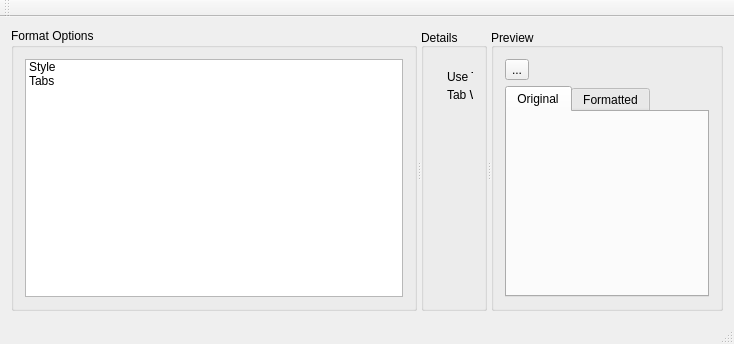
<?xml version="1.0" encoding="UTF-8"?>
<ui version="4.0">
 <class>MainWindow</class>
 <widget class="QMainWindow" name="MainWindow">
  <property name="geometry">
   <rect>
    <x>0</x>
    <y>0</y>
    <width>734</width>
    <height>344</height>
   </rect>
  </property>
  <property name="windowTitle">
   <string>clang-format-GUI</string>
  </property>
  <widget class="QWidget" name="centralWidget">
   <property name="autoFillBackground">
    <bool>false</bool>
   </property>
   <layout class="QHBoxLayout" name="horizontalLayout_2">
    <item>
     <widget class="QSplitter" name="splitter_2">
      <property name="orientation">
       <enum>Qt::Horizontal</enum>
      </property>
      <widget class="QGroupBox" name="formatOptionsGroupBox">
       <property name="title">
        <string>Format Options</string>
       </property>
       <layout class="QHBoxLayout" name="horizontalLayout">
        <item>
         <widget class="QListWidget" name="formatOptionsListWidget">
          <item>
           <property name="text">
            <string>Style</string>
           </property>
           <property name="toolTip">
            <string>Set Style options</string>
           </property>
          </item>
          <item>
           <property name="text">
            <string>Tabs</string>
           </property>
          </item>
         </widget>
        </item>
       </layout>
      </widget>
      <widget class="QSplitter" name="splitter">
       <property name="orientation">
        <enum>Qt::Horizontal</enum>
       </property>
       <widget class="QGroupBox" name="detailsGroupBox">
        <property name="title">
         <string>Details</string>
        </property>
        <property name="alignment">
         <set>Qt::AlignBottom|Qt::AlignLeading|Qt::AlignLeft</set>
        </property>
        <layout class="QGridLayout" name="gridLayout_3">
         <item row="0" column="0">
          <widget class="QStackedWidget" name="detailsStackWidget">
           <property name="currentIndex">
            <number>1</number>
           </property>
           <widget class="QWidget" name="styleOptionsPage">
            <widget class="QWidget" name="layoutWidget">
             <property name="geometry">
              <rect>
               <x>0</x>
               <y>0</y>
               <width>185</width>
               <height>126</height>
              </rect>
             </property>
             <layout class="QGridLayout" name="gridLayout_2">
              <item row="0" column="0">
               <widget class="QRadioButton" name="llvmStyleRButton">
                <property name="text">
                 <string>LLVM coding standard</string>
                </property>
               </widget>
              </item>
              <item row="1" column="0">
               <widget class="QRadioButton" name="googleStyleRButton">
                <property name="text">
                 <string>Google's C++ style guide</string>
                </property>
               </widget>
              </item>
              <item row="2" column="0">
               <widget class="QRadioButton" name="chromiumStyleRButton">
                <property name="text">
                 <string>Chromium's style guide</string>
                </property>
               </widget>
              </item>
              <item row="3" column="0">
               <widget class="QRadioButton" name="mozillaStyleRButton">
                <property name="text">
                 <string>Mozilla's style guide</string>
                </property>
               </widget>
              </item>
              <item row="4" column="0">
               <widget class="QRadioButton" name="webkitStyleRButton">
                <property name="text">
                 <string>Webkit's style guide</string>
                </property>
               </widget>
              </item>
             </layout>
            </widget>
           </widget>
           <widget class="QWidget" name="TabsOptionsPage">
            <widget class="QWidget" name="layoutWidget_1">
             <property name="geometry">
              <rect>
               <x>1</x>
               <y>0</y>
               <width>391</width>
               <height>53</height>
              </rect>
             </property>
             <layout class="QGridLayout" name="gridLayout_4">
              <item row="0" column="0">
               <widget class="QLabel" name="useTabsLbl">
                <property name="text">
                 <string>Use Tabs:</string>
                </property>
               </widget>
              </item>
              <item row="0" column="1">
               <widget class="QComboBox" name="useTabsComboBox">
                <item>
                 <property name="text">
                  <string>Never</string>
                 </property>
                </item>
                <item>
                 <property name="text">
                  <string>For indentation</string>
                 </property>
                </item>
                <item>
                 <property name="text">
                  <string>Always</string>
                 </property>
                </item>
               </widget>
              </item>
              <item row="0" column="2">
               <spacer name="horizontalSpacer_2">
                <property name="orientation">
                 <enum>Qt::Horizontal</enum>
                </property>
                <property name="sizeHint" stdset="0">
                 <size>
                  <width>40</width>
                  <height>20</height>
                 </size>
                </property>
               </spacer>
              </item>
              <item row="1" column="0">
               <widget class="QLabel" name="tabWidthLbl">
                <property name="text">
                 <string>Tab Width:</string>
                </property>
               </widget>
              </item>
              <item row="1" column="1">
               <widget class="QSpinBox" name="tabWidthSpinBox">
                <property name="minimum">
                 <number>2</number>
                </property>
                <property name="maximum">
                 <number>16</number>
                </property>
                <property name="singleStep">
                 <number>1</number>
                </property>
               </widget>
              </item>
              <item row="1" column="2">
               <spacer name="horizontalSpacer_3">
                <property name="orientation">
                 <enum>Qt::Horizontal</enum>
                </property>
                <property name="sizeHint" stdset="0">
                 <size>
                  <width>40</width>
                  <height>20</height>
                 </size>
                </property>
               </spacer>
              </item>
             </layout>
            </widget>
           </widget>
          </widget>
         </item>
        </layout>
       </widget>
       <widget class="QGroupBox" name="srcPreviewGroupBox">
        <property name="sizePolicy">
         <sizepolicy hsizetype="Expanding" vsizetype="Preferred">
          <horstretch>0</horstretch>
          <verstretch>0</verstretch>
         </sizepolicy>
        </property>
        <property name="title">
         <string>Preview</string>
        </property>
        <property name="alignment">
         <set>Qt::AlignBottom|Qt::AlignLeading|Qt::AlignLeft</set>
        </property>
        <layout class="QGridLayout" name="gridLayout">
         <item row="0" column="0">
          <widget class="QToolButton" name="openOriginalSrcToolButton">
           <property name="toolTip">
            <string>Open new source file as the original</string>
           </property>
           <property name="text">
            <string>...</string>
           </property>
           <property name="icon">
            <iconset resource="../ResourcesIcons.qrc">
             <normaloff>:/Resources/document-new-6.png</normaloff>:/Resources/document-new-6.png</iconset>
           </property>
           <property name="iconSize">
            <size>
             <width>16</width>
             <height>16</height>
            </size>
           </property>
          </widget>
         </item>
         <item row="0" column="1">
          <spacer name="horizontalSpacer">
           <property name="orientation">
            <enum>Qt::Horizontal</enum>
           </property>
           <property name="sizeHint" stdset="0">
            <size>
             <width>125</width>
             <height>20</height>
            </size>
           </property>
          </spacer>
         </item>
         <item row="1" column="0" colspan="2">
          <widget class="QTabWidget" name="srcPreviewTabWidget">
           <property name="currentIndex">
            <number>0</number>
           </property>
           <widget class="QWidget" name="originalSrcTab">
            <attribute name="title">
             <string>Original</string>
            </attribute>
            <layout class="QVBoxLayout" name="verticalLayout_2"/>
           </widget>
           <widget class="QWidget" name="formattedSrcTab">
            <attribute name="title">
             <string>Formatted</string>
            </attribute>
            <layout class="QVBoxLayout" name="verticalLayout_3"/>
           </widget>
          </widget>
         </item>
        </layout>
       </widget>
      </widget>
     </widget>
    </item>
   </layout>
  </widget>
  <widget class="QMenuBar" name="menuBar">
   <property name="geometry">
    <rect>
     <x>0</x>
     <y>0</y>
     <width>734</width>
     <height>21</height>
    </rect>
   </property>
  </widget>
  <widget class="QToolBar" name="mainToolBar">
   <attribute name="toolBarArea">
    <enum>TopToolBarArea</enum>
   </attribute>
   <attribute name="toolBarBreak">
    <bool>false</bool>
   </attribute>
  </widget>
  <widget class="QStatusBar" name="statusBar"/>
 </widget>
 <layoutdefault spacing="6" margin="11"/>
 <resources>
  <include location="../ResourcesIcons.qrc"/>
 </resources>
 <connections>
  <connection>
   <sender>formatOptionsListWidget</sender>
   <signal>currentRowChanged(int)</signal>
   <receiver>detailsStackWidget</receiver>
   <slot>setCurrentIndex(int)</slot>
   <hints>
    <hint type="sourcelabel">
     <x>186</x>
     <y>191</y>
    </hint>
    <hint type="destinationlabel">
     <x>544</x>
     <y>281</y>
    </hint>
   </hints>
  </connection>
 </connections>
</ui>
